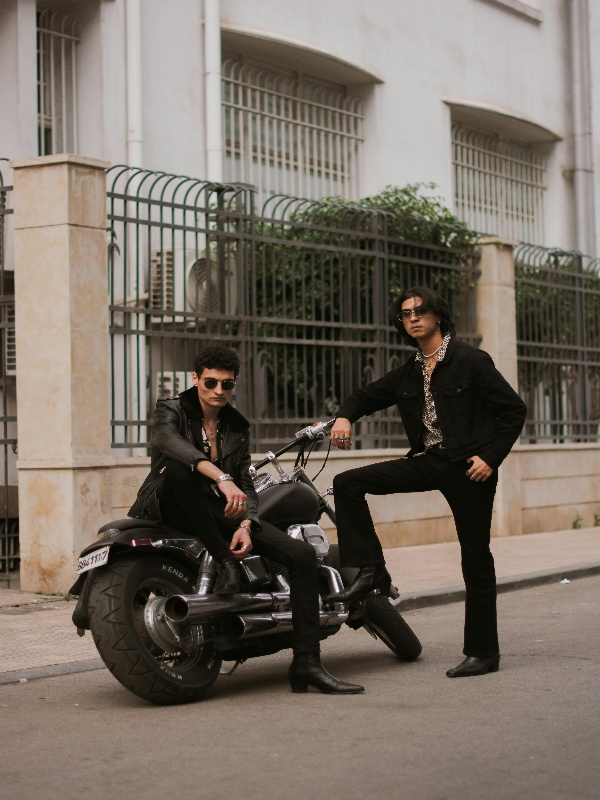
#> input picture persons-bike.jpg, 600 x 800 px
$ python Blurring_image.py
#> lines starting #> are read from the running program, lines starting #| are printed output that depends on the picture
import cv2 as cv
import os

# Read image
img = cv.imread(os.path.join('.', 'persons-bike.jpg'))
#> img is the input picture: shape (800, 600, 3); mean B, G, R 99, 109.2, 119

"""
blurring is a common technique used to reduce noise and detail in images.
It helps in preprocessing images before performing further operations like edge detection or object recognition.

 Functions:
 1. blur() - This function applies a simple averaging filter to the image. Also called box filter.
 It takes the average of all pixels under the kernel area and replaces the central pixel with this average

 2. GaussianBlur(): This function applies a Gaussian blur to the image.
 It uses a Gaussian kernel which gives more weight to the central pixels while averaging

 3. medianBlur(): This function applies a median filter to the image.
 It replaces each pixel's value with the median value of the pixels in its neighborhood.

 4. bilateralFilter(): This function applies a bilateral filter to the image. It preserves edges while reducing noise.
  It takes into account both the spatial distance and intensity difference when filtering."""

# Blur Image
k_size = 9 # Kernel size. Larger the number higher the blur
blurred_img_blur = cv.blur(img, (k_size,k_size))
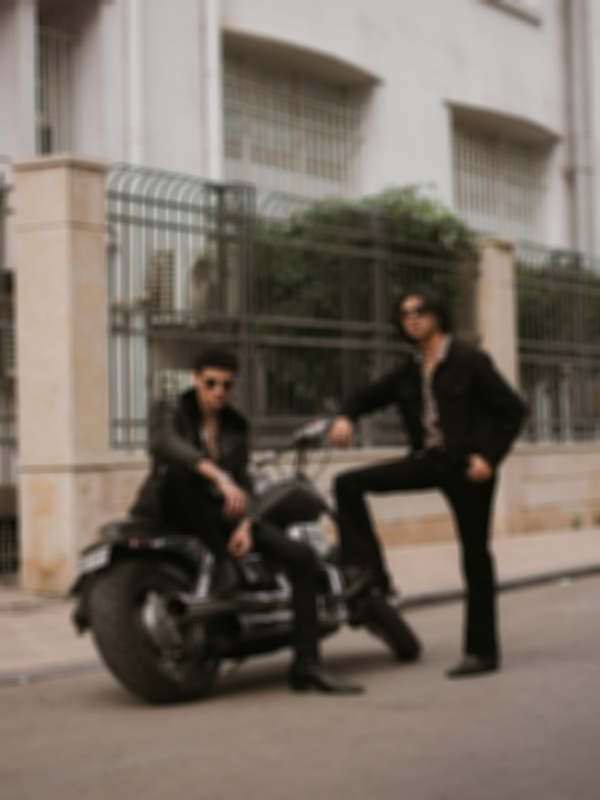
#> blurred_img_blur: shape (800, 600, 3); mean B, G, R 99, 109.2, 119
blurred_img_gaussian = cv.GaussianBlur(img, ksize=(k_size,k_size), sigmaX=3, sigmaY=2)
blurred_img_median = cv.medianBlur(img, k_size)
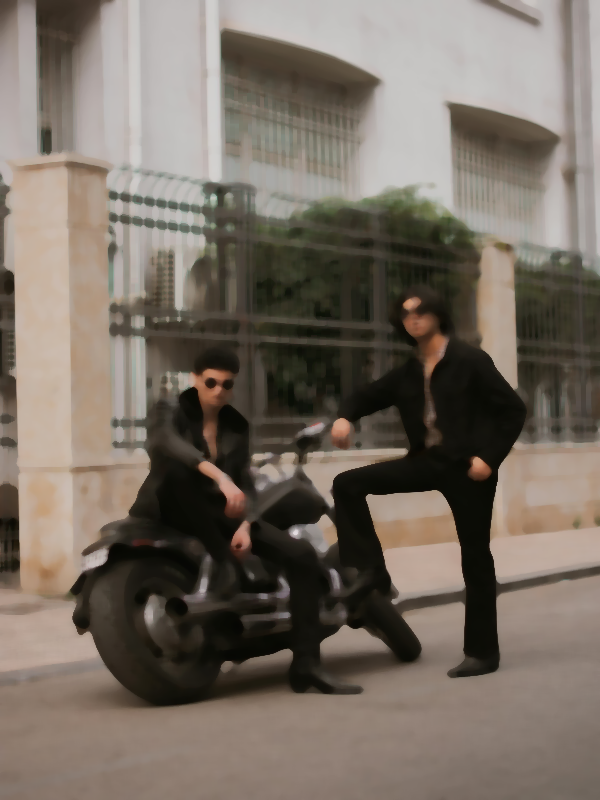
#> blurred_img_median: shape (800, 600, 3); mean B, G, R 99.1, 109.3, 119.2

cv.imshow('Original image', img)
cv.imshow('Blur image', blurred_img_blur)
cv.imshow('Gaussian Blur image', blurred_img_gaussian)
cv.imshow('Median Blur image', blurred_img_median)

cv.waitKey(0)
cv.destroyAllWindows()

$ run again, with sample.jpg copied over persons-bike.jpg
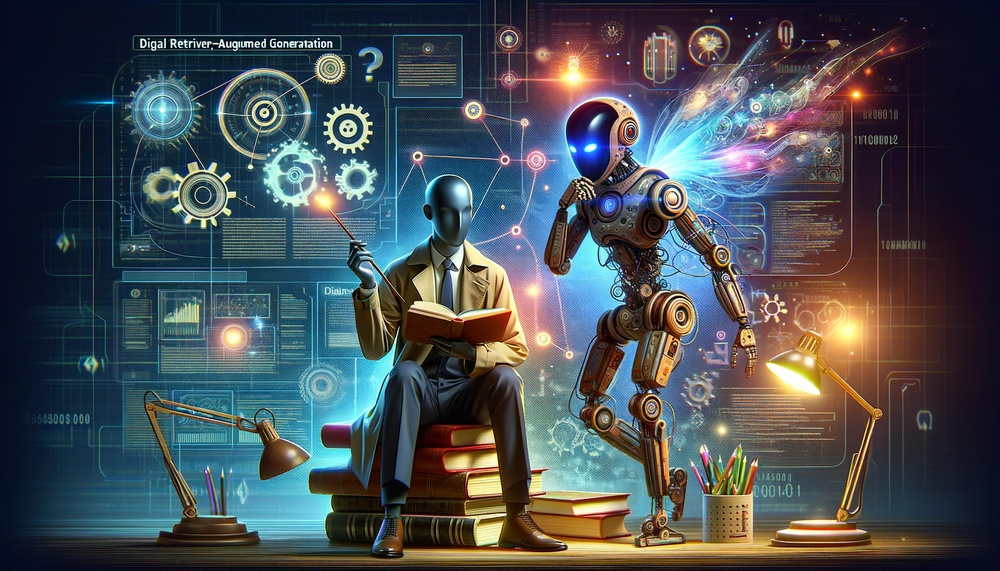
#> input picture sample.jpg, 1000 x 571 px, shrunk from 1792 x 1024 before the run
#> img is the input picture: shape (571, 1000, 3); mean B, G, R 83.6, 78, 71.4
#> `blurred_img_blur = cv.blur(img, (k_size,k_size))`:
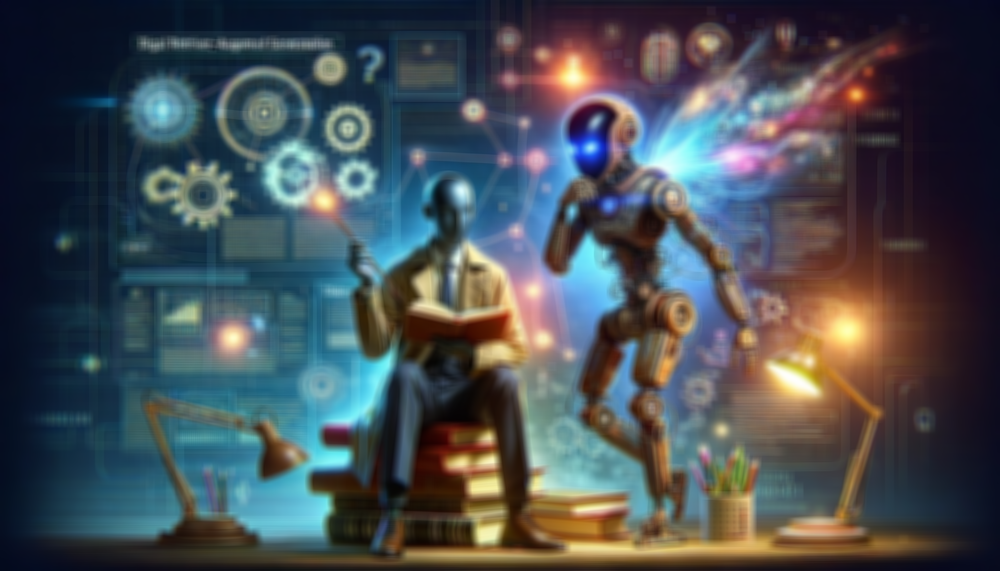
#> blurred_img_blur: shape (571, 1000, 3); mean B, G, R 83.7, 78, 71.4
#> `blurred_img_median = cv.medianBlur(img, k_size)`:
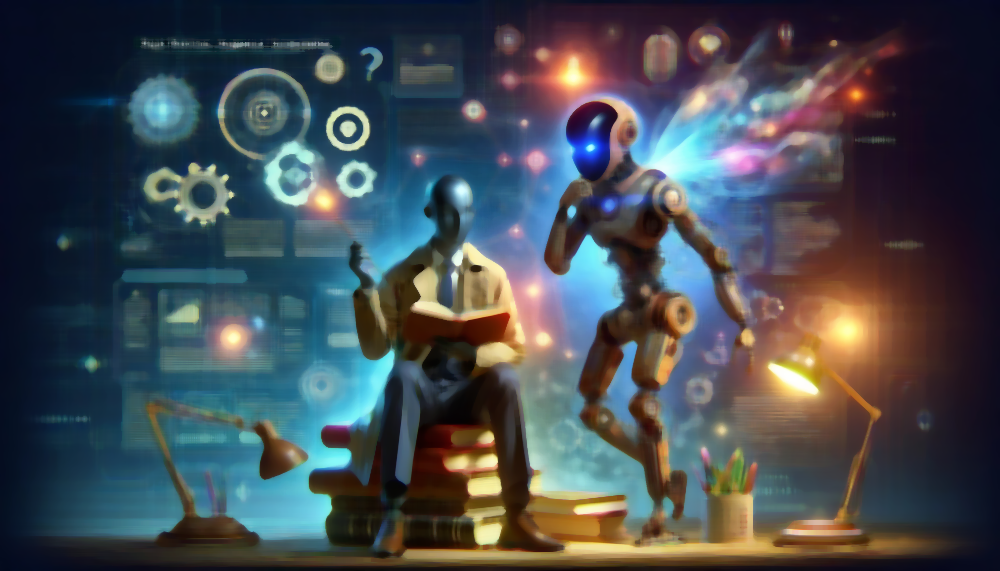
#> blurred_img_median: shape (571, 1000, 3); mean B, G, R 81.4, 75.2, 68.6
